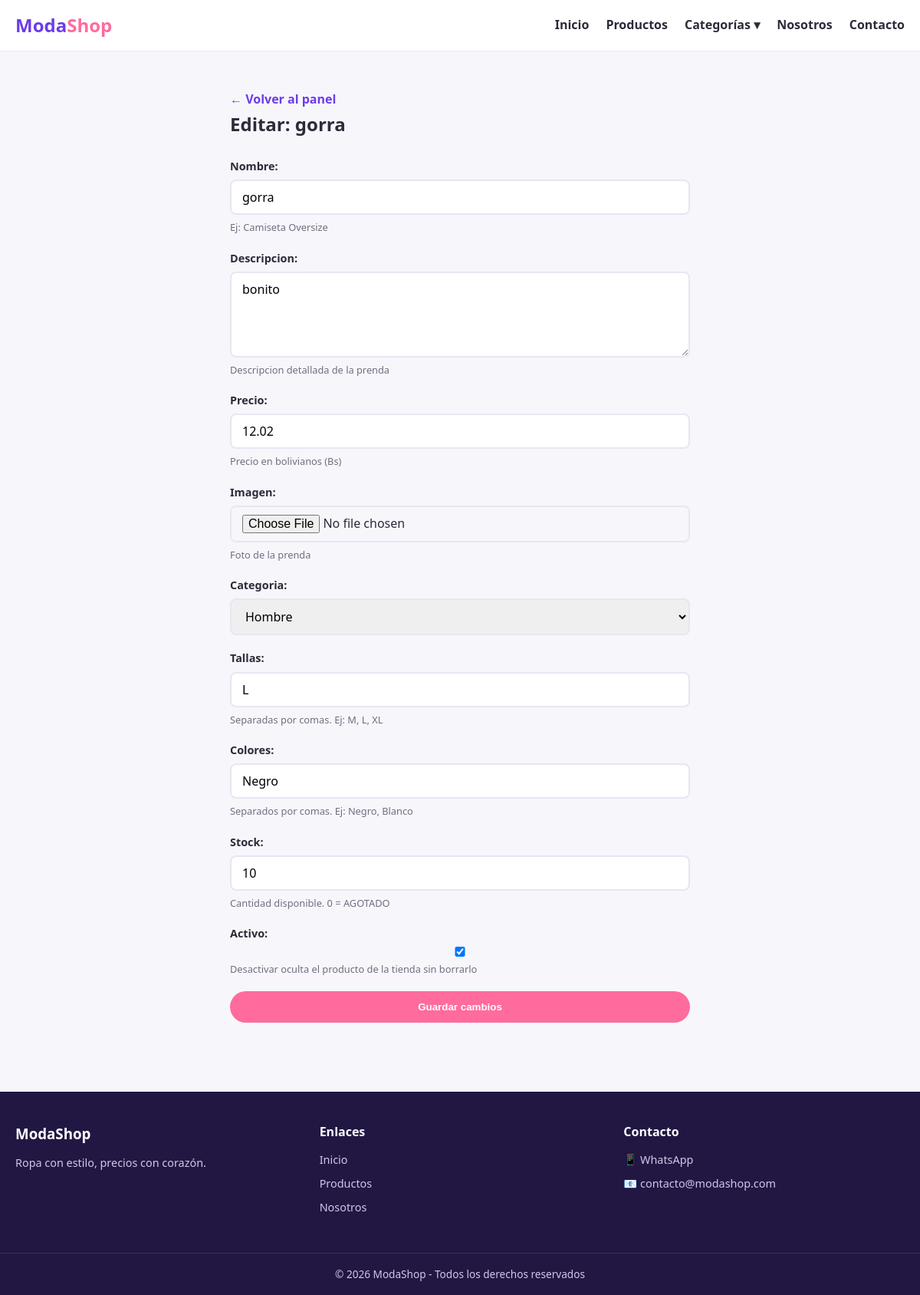
The page /panel/editar/4/ (signed in) on the database its author committed.
### productos/models.py (models this page shows, shortened)
class Producto(models.Model):
    nombre = models.CharField(
        max_length=120,
        help_text='Ej: Camiseta Oversize'
    )
    descripcion = models.TextField(
        help_text='Descripcion detallada de la prenda'
    )
    precio = models.DecimalField(
        max_digits=10,
        decimal_places=2,
        validators=[MinValueValidator(0)],  # El precio nunca puede ser negativo
        help_text='Precio en bolivianos (Bs)'
    )
    imagen = models.ImageField(
        upload_to='productos/',
        blank=True,      # Permite guardar sin imagen (por si acaso)
        null=True,
        help_text='Foto de la prenda'
    )
    CATEGORIAS = [
        ('mujer', 'Mujer'),
        ('hombre', 'Hombre'),
        ('ninos', 'Ninos'),
        ('calzado', 'Calzado'),
        ('accesorios', 'Accesorios'),
        ('abrigos', 'Abrigos'),
    ]
    categoria = models.CharField(
        max_length=20,
        choices=CATEGORIAS,
        default='mujer'
    )
    tallas = models.CharField(
        max_length=200,
        help_text='Separadas por comas. Ej: M, L, XL'
    )
    colores = models.CharField(
        max_length=200,
        help_text='Separados por comas. Ej: Negro, Blanco'
    )
    stock = models.PositiveIntegerField(
        default=0,
        help_text='Cantidad disponible. 0 = AGOTADO'
    )
    activo = models.BooleanField(
        default=True,
        help_text='Desactivar oculta el producto de la tienda sin borrarlo'
    )
    creado = models.DateTimeField(auto_now_add=True)      # Fecha de creacion (automatica)
    actualizado = models.DateTimeField(auto_now=True)     # Se actualiza solo en cada cambio
    class Meta:
        ordering = ['-creado']   # Los productos nuevos aparecen primero
        verbose_name = 'Producto'
        verbose_name_plural = 'Productos'

### productos/views.py (the view)
# urls.py: path('panel/editar/<int:producto_id>/', views.editar_producto, name='editar_producto'),
@login_required
def editar_producto(request, producto_id):
    producto = get_object_or_404(Producto, id=producto_id)
    if request.method == 'POST':
        form = ProductoForm(request.POST, request.FILES, instance=producto)
        if form.is_valid():
            producto = form.save()
            messages.success(request, f'Producto "{producto.nombre}" actualizado correctamente.')
            return redirect('panel_productos')
    else:
        form = ProductoForm(instance=producto)
    return render(request, 'admin_tienda/formulario_producto.html', {
        'form': form,
        'titulo': f'Editar: {producto.nombre}',
        'boton': 'Guardar cambios',
    })

### productos/context_processors.py (called while the page is built)
def pedidos_pendientes(request):
    if request.user.is_authenticated:
        total_pendientes = Pedido.objects.filter(estado='pendiente').count()
    else:
        total_pendientes = 0
    return {
        'total_pedidos_pendientes': total_pendientes,
    }

### templates/admin_tienda/formulario_producto.html (shortened to what this page needs)
{% extends 'base.html' %}
{% block contenido %}
<section class="contenedor seccion formulario-seccion">
    <a href="{% url 'panel_productos' %}" class="volver">← Volver al panel</a>
    <h2>{{ titulo }}</h2>
    <form method="post" enctype="multipart/form-data" class="formulario">
        {% for campo in form %}
        <div class="campo-grupo">
            <label>{{ campo.label }}:</label>
            {{ campo }}
            {% if campo.help_text %}
                <small class="ayuda">{{ campo.help_text }}</small>
            {% endif %}
        </div>
        {% endfor %}
        <button type="submit" class="boton boton--grande">{{ boton }}</button>
    </form>
</section>
{% endblock %}

### static/css/estilos.css (style rules this page uses)
:root { --principal: #6c3ce9; --principal-oscuro: #4a1fb5; --acento: #ff6b9d; --fondo: #f7f6fb; --tarjeta: #ffffff; --texto: #2b2b3a; --texto-suave: #6f6f80; --borde: #e8e6f2; --sombra: 0 8px 24px rgba(60, 30, 140, .10); }
* { margin: 0; padding: 0; box-sizing: border-box; }
body { font-family: 'Segoe UI', Arial, sans-serif; background: var(--fondo); color: var(--texto); line-height: 1.6; }
.contenedor { max-width: 1200px; margin: 0 auto; padding: 0 20px; }
.boton { display: inline-block; background: var(--principal); color: #fff; padding: 10px 22px; border-radius: 999px; text-decoration: none; font-weight: 700; border: none; cursor: pointer; transition: .15s; }
.boton--grande { background: var(--acento); padding: 13px 30px; }
.seccion { padding: 50px 0; }
.volver { color: var(--principal); text-decoration: none; font-weight: 600; }
.formulario { display: flex; flex-direction: column; gap: 18px; text-align: left; }
.campo-grupo { display: flex; flex-direction: column; gap: 6px; }
.campo-grupo label { font-weight: 600; font-size: .9rem; }
.campo { padding: 10px 14px; border: 2px solid var(--borde); border-radius: 8px; font-size: 1rem; font-family: inherit; transition: border-color .15s; }
.ayuda { font-size: .8rem; color: var(--texto-suave); }
.formulario-seccion { max-width: 600px; }
.formulario-seccion h2 { margin-bottom: 24px; }

### rows shown on the page
Producto: form "gorra" "bonito" "12.02" "Hombre" "L" "Negro" "10" "☑"

### other values the page prints
{{ titulo }} "Editar: gorra"
{{ campo.label }} "Nombre" "Descripcion" "Precio" "Imagen" "Categoria" "Tallas" "Colores" "Stock" "Activo"
{{ campo.help_text }} "Ej: Camiseta Oversize" "Descripcion detallada de la prenda" "Precio en bolivianos (Bs)" "Foto de la prenda" "Separadas por comas. Ej: M, L, XL" "Separados por comas. Ej: Negro, Blanco" "Cantidad disponible. 0 = AGOTADO" "Desactivar oculta el producto de la tienda sin borrarlo"
{{ boton }} "Guardar cambios"
